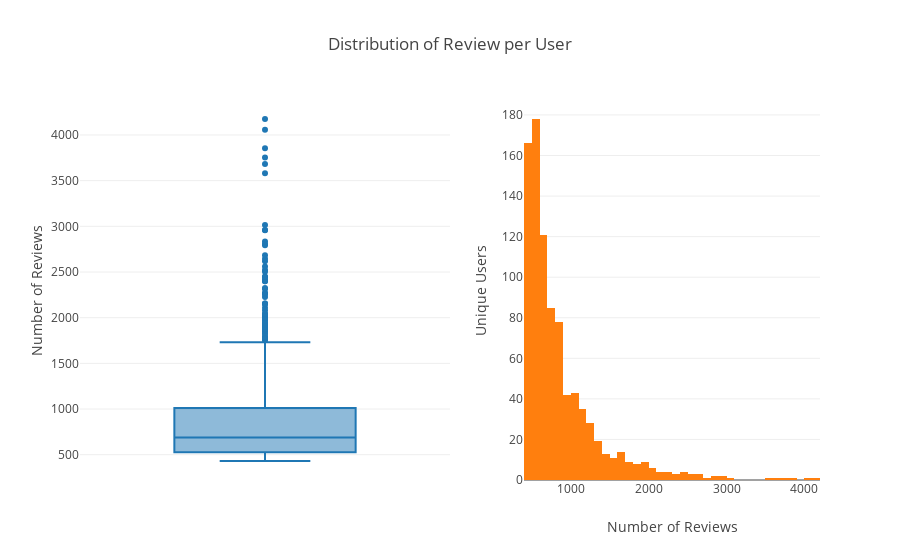
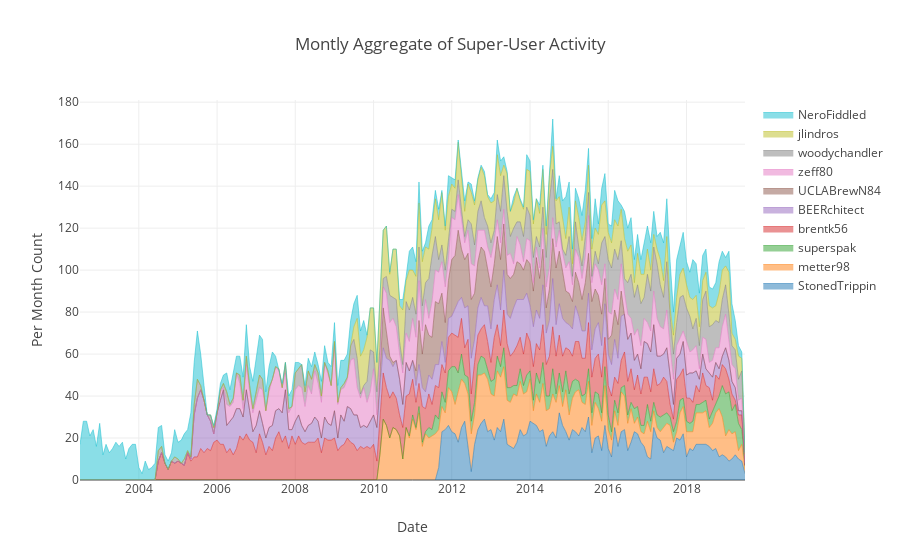
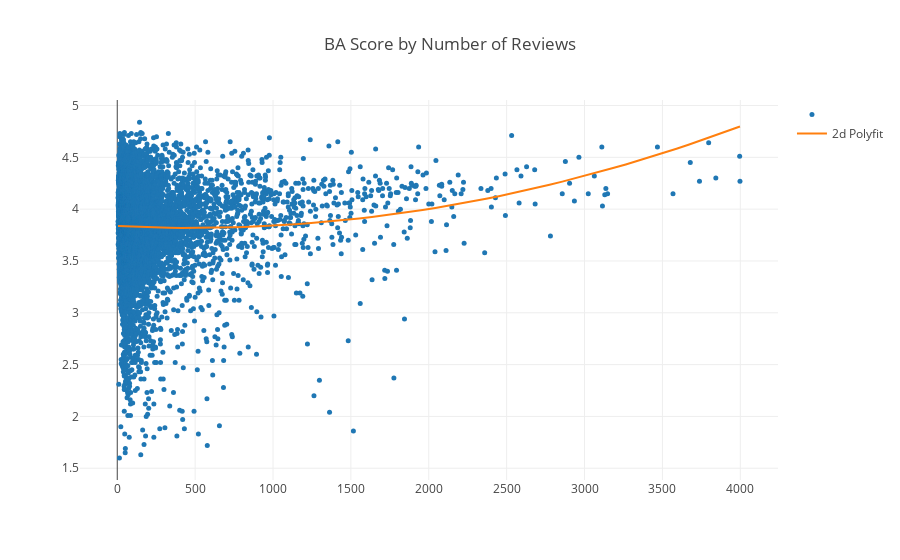

Notebook code for these charts, in order:
### Code cell
########## INITIALIZATION ##########
from scripts.Beer_Advisor_Helper import *
warnings.filterwarnings('ignore')

########## PRESENTATION MAIN ##########

    
display(show_overview_btn)
show_overview_btn.on_click(show_overview_text)
show_webscraping_btn.on_click(show_webscraping_text)
show_EDA_btn.on_click(show_EDA1_text)
show_boxhist_btn.on_click(goplot_boxhist)
show_superuserplot_btn.on_click(goplot_super_user)
show_correlation_btn.on_click(goplot_correlation)
show_beeradvisor_btn.on_click(show_beeradvisor_text)
show_beerrecs_btn.on_click(show_beerrecs)
